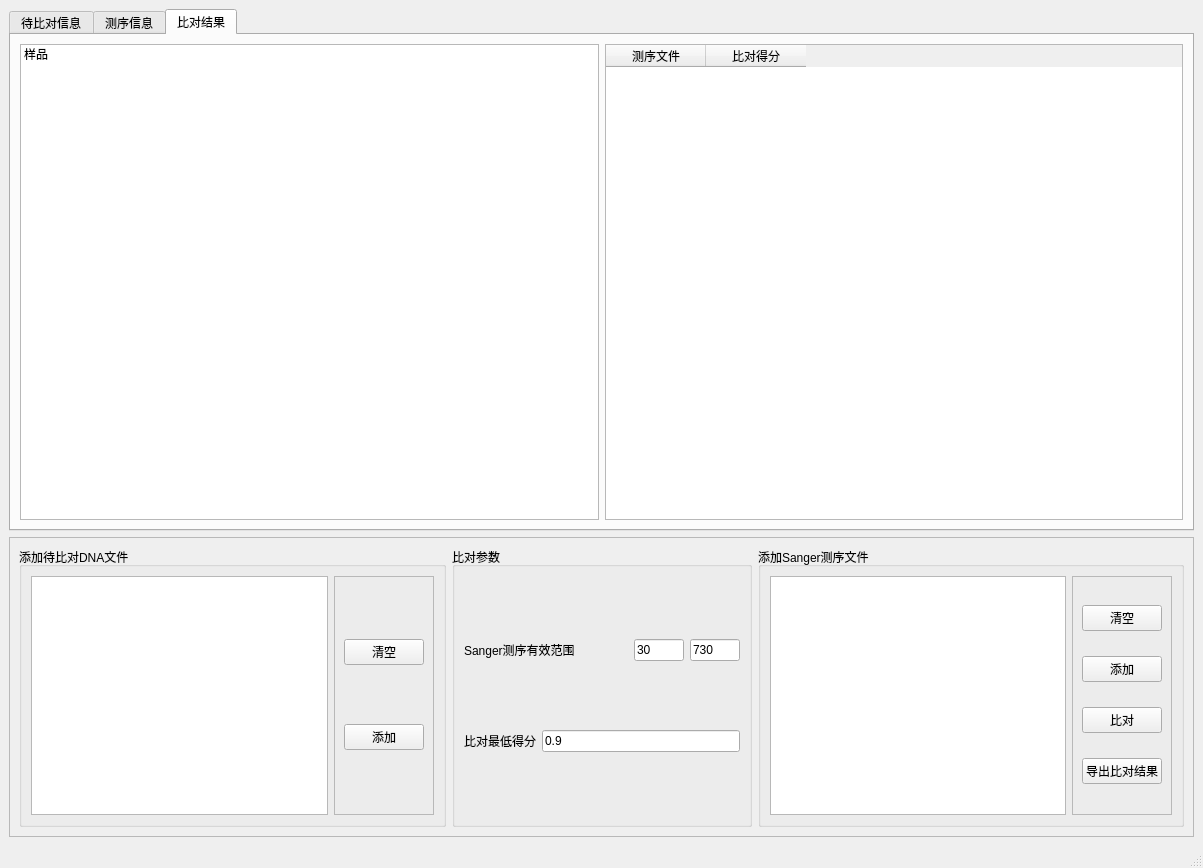
<?xml version="1.0" encoding="UTF-8"?>
<ui version="4.0">
 <class>MainWindow</class>
 <widget class="QMainWindow" name="MainWindow">
  <property name="geometry">
   <rect>
    <x>0</x>
    <y>0</y>
    <width>1203</width>
    <height>868</height>
   </rect>
  </property>
  <property name="maximumSize">
   <size>
    <width>16777215</width>
    <height>16777215</height>
   </size>
  </property>
  <property name="windowTitle">
   <string>测序批量比对</string>
  </property>
  <widget class="QWidget" name="centralwidget">
   <layout class="QVBoxLayout" name="verticalLayout_6">
    <item>
     <widget class="QTabWidget" name="tabWidget_DNA">
      <property name="currentIndex">
       <number>2</number>
      </property>
      <widget class="QWidget" name="Tab">
       <attribute name="title">
        <string>待比对信息</string>
       </attribute>
       <layout class="QHBoxLayout" name="horizontalLayout">
        <item>
         <widget class="QTableWidget" name="tableWidget_DNA">
          <column>
           <property name="text">
            <string>待比对样品名</string>
           </property>
          </column>
          <column>
           <property name="text">
            <string>DNA文件路径</string>
           </property>
          </column>
          <column>
           <property name="text">
            <string>5` 附加</string>
           </property>
          </column>
          <column>
           <property name="text">
            <string>待比对序列</string>
           </property>
          </column>
          <column>
           <property name="text">
            <string>3` 附加</string>
           </property>
          </column>
         </widget>
        </item>
        <item>
         <widget class="QFrame" name="frame">
          <property name="frameShape">
           <enum>QFrame::StyledPanel</enum>
          </property>
          <property name="frameShadow">
           <enum>QFrame::Raised</enum>
          </property>
          <layout class="QVBoxLayout" name="verticalLayout">
           <item>
            <widget class="QPushButton" name="pushButton_clear_expectation">
             <property name="text">
              <string>清空</string>
             </property>
            </widget>
           </item>
           <item>
            <widget class="QPushButton" name="pushButton_export_template">
             <property name="text">
              <string>导出模板表格</string>
             </property>
            </widget>
           </item>
           <item>
            <widget class="QPushButton" name="pushButton_import">
             <property name="text">
              <string>从表格导入</string>
             </property>
            </widget>
           </item>
           <item>
            <widget class="QPushButton" name="pushButton_add_line_to_expectation">
             <property name="text">
              <string>加一行</string>
             </property>
            </widget>
           </item>
          </layout>
         </widget>
        </item>
       </layout>
      </widget>
      <widget class="QWidget" name="tab_2">
       <attribute name="title">
        <string>测序信息</string>
       </attribute>
       <layout class="QHBoxLayout" name="horizontalLayout_2">
        <item>
         <widget class="QTableWidget" name="tableWidget_Sanger">
          <column>
           <property name="text">
            <string>测序文件名</string>
           </property>
          </column>
          <column>
           <property name="text">
            <string>序列</string>
           </property>
          </column>
         </widget>
        </item>
        <item>
         <widget class="QFrame" name="frame_2">
          <property name="frameShape">
           <enum>QFrame::StyledPanel</enum>
          </property>
          <property name="frameShadow">
           <enum>QFrame::Raised</enum>
          </property>
          <layout class="QVBoxLayout" name="verticalLayout_2">
           <item>
            <widget class="QPushButton" name="pushButton_clear_Sanger">
             <property name="text">
              <string>清空</string>
             </property>
            </widget>
           </item>
           <item>
            <widget class="QPushButton" name="pushButton_add_line_to_Sanger">
             <property name="text">
              <string>加一行</string>
             </property>
            </widget>
           </item>
          </layout>
         </widget>
        </item>
       </layout>
      </widget>
      <widget class="QWidget" name="tab">
       <attribute name="title">
        <string>比对结果</string>
       </attribute>
       <layout class="QHBoxLayout" name="horizontalLayout_3">
        <item>
         <widget class="QListWidget" name="listWidget_DNA">
          <item>
           <property name="text">
            <string>样品</string>
           </property>
          </item>
         </widget>
        </item>
        <item>
         <widget class="QTableWidget" name="tableWidget_result">
          <column>
           <property name="text">
            <string>测序文件</string>
           </property>
          </column>
          <column>
           <property name="text">
            <string>比对得分</string>
           </property>
          </column>
         </widget>
        </item>
       </layout>
      </widget>
     </widget>
    </item>
    <item>
     <widget class="QFrame" name="frame_5">
      <property name="minimumSize">
       <size>
        <width>0</width>
        <height>200</height>
       </size>
      </property>
      <property name="maximumSize">
       <size>
        <width>16777215</width>
        <height>300</height>
       </size>
      </property>
      <property name="frameShape">
       <enum>QFrame::StyledPanel</enum>
      </property>
      <property name="frameShadow">
       <enum>QFrame::Raised</enum>
      </property>
      <layout class="QHBoxLayout" name="horizontalLayout_6">
       <item>
        <widget class="QGroupBox" name="groupBox_2">
         <property name="maximumSize">
          <size>
           <width>16777215</width>
           <height>16777215</height>
          </size>
         </property>
         <property name="title">
          <string>添加待比对DNA文件</string>
         </property>
         <layout class="QHBoxLayout" name="horizontalLayout_5">
          <item>
           <widget class="QPlainTextEdit" name="plainTextEdit_DNA_file"/>
          </item>
          <item>
           <widget class="QFrame" name="frame_4">
            <property name="frameShape">
             <enum>QFrame::StyledPanel</enum>
            </property>
            <property name="frameShadow">
             <enum>QFrame::Raised</enum>
            </property>
            <layout class="QVBoxLayout" name="verticalLayout_4">
             <item>
              <widget class="QPushButton" name="pushButton_clear_DNA_recognition">
               <property name="text">
                <string>清空</string>
               </property>
              </widget>
             </item>
             <item>
              <widget class="QPushButton" name="pushButton_add_DNA">
               <property name="text">
                <string>添加</string>
               </property>
              </widget>
             </item>
            </layout>
           </widget>
          </item>
         </layout>
        </widget>
       </item>
       <item>
        <widget class="QGroupBox" name="groupBox_5">
         <property name="maximumSize">
          <size>
           <width>300</width>
           <height>16777215</height>
          </size>
         </property>
         <property name="title">
          <string>比对参数</string>
         </property>
         <layout class="QVBoxLayout" name="verticalLayout_5">
          <item>
           <layout class="QHBoxLayout" name="horizontalLayout_7">
            <item>
             <widget class="QLabel" name="label">
              <property name="text">
               <string>Sanger测序有效范围</string>
              </property>
             </widget>
            </item>
            <item>
             <widget class="QLineEdit" name="lineEdit_Sanger_start">
              <property name="maximumSize">
               <size>
                <width>50</width>
                <height>16777215</height>
               </size>
              </property>
              <property name="text">
               <string>30</string>
              </property>
             </widget>
            </item>
            <item>
             <widget class="QLineEdit" name="lineEdit_Sanger_end">
              <property name="maximumSize">
               <size>
                <width>50</width>
                <height>16777215</height>
               </size>
              </property>
              <property name="text">
               <string>730</string>
              </property>
             </widget>
            </item>
           </layout>
          </item>
          <item>
           <layout class="QHBoxLayout" name="horizontalLayout_9">
            <item>
             <widget class="QLabel" name="label_2">
              <property name="text">
               <string>比对最低得分</string>
              </property>
             </widget>
            </item>
            <item>
             <widget class="QLineEdit" name="lineEdit_score">
              <property name="text">
               <string>0.9</string>
              </property>
             </widget>
            </item>
           </layout>
          </item>
         </layout>
        </widget>
       </item>
       <item>
        <widget class="QGroupBox" name="groupBox">
         <property name="maximumSize">
          <size>
           <width>16777215</width>
           <height>16777215</height>
          </size>
         </property>
         <property name="title">
          <string>添加Sanger测序文件</string>
         </property>
         <layout class="QHBoxLayout" name="horizontalLayout_4">
          <item>
           <widget class="QPlainTextEdit" name="plainTextEdit_Sanger_file"/>
          </item>
          <item>
           <widget class="QFrame" name="frame_3">
            <property name="frameShape">
             <enum>QFrame::StyledPanel</enum>
            </property>
            <property name="frameShadow">
             <enum>QFrame::Raised</enum>
            </property>
            <layout class="QVBoxLayout" name="verticalLayout_3">
             <item>
              <widget class="QPushButton" name="pushButton_clear_Sanger_recognition">
               <property name="text">
                <string>清空</string>
               </property>
              </widget>
             </item>
             <item>
              <widget class="QPushButton" name="pushButton_add_Sanger">
               <property name="text">
                <string>添加</string>
               </property>
              </widget>
             </item>
             <item>
              <widget class="QPushButton" name="pushButton_align">
               <property name="text">
                <string>比对</string>
               </property>
              </widget>
             </item>
             <item>
              <widget class="QPushButton" name="pushButton">
               <property name="text">
                <string>导出比对结果</string>
               </property>
              </widget>
             </item>
            </layout>
           </widget>
          </item>
         </layout>
        </widget>
       </item>
      </layout>
     </widget>
    </item>
   </layout>
  </widget>
  <widget class="QMenuBar" name="menubar">
   <property name="geometry">
    <rect>
     <x>0</x>
     <y>0</y>
     <width>1203</width>
     <height>22</height>
    </rect>
   </property>
  </widget>
  <widget class="QStatusBar" name="statusbar"/>
 </widget>
 <resources/>
 <connections/>
</ui>
